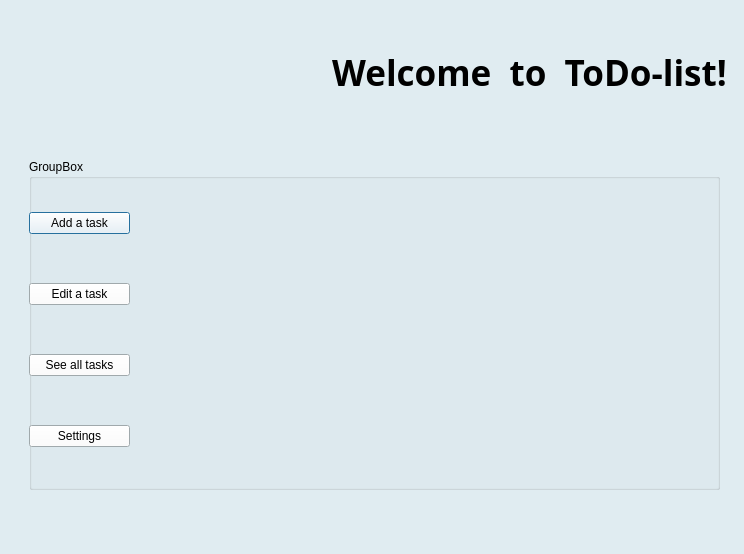
<?xml version="1.0" encoding="UTF-8"?>
<ui version="4.0">
 <class>Dialog</class>
 <widget class="QDialog" name="Dialog">
  <property name="geometry">
   <rect>
    <x>0</x>
    <y>0</y>
    <width>744</width>
    <height>554</height>
   </rect>
  </property>
  <property name="palette">
   <palette>
    <active>
     <colorrole role="WindowText">
      <brush brushstyle="SolidPattern">
       <color alpha="255">
        <red>0</red>
        <green>0</green>
        <blue>0</blue>
       </color>
      </brush>
     </colorrole>
     <colorrole role="Button">
      <brush brushstyle="SolidPattern">
       <color alpha="255">
        <red>255</red>
        <green>255</green>
        <blue>255</blue>
       </color>
      </brush>
     </colorrole>
     <colorrole role="Light">
      <brush brushstyle="SolidPattern">
       <color alpha="255">
        <red>255</red>
        <green>255</green>
        <blue>255</blue>
       </color>
      </brush>
     </colorrole>
     <colorrole role="Midlight">
      <brush brushstyle="SolidPattern">
       <color alpha="255">
        <red>255</red>
        <green>255</green>
        <blue>255</blue>
       </color>
      </brush>
     </colorrole>
     <colorrole role="Dark">
      <brush brushstyle="SolidPattern">
       <color alpha="255">
        <red>127</red>
        <green>127</green>
        <blue>127</blue>
       </color>
      </brush>
     </colorrole>
     <colorrole role="Mid">
      <brush brushstyle="SolidPattern">
       <color alpha="255">
        <red>170</red>
        <green>170</green>
        <blue>170</blue>
       </color>
      </brush>
     </colorrole>
     <colorrole role="Text">
      <brush brushstyle="SolidPattern">
       <color alpha="255">
        <red>0</red>
        <green>0</green>
        <blue>0</blue>
       </color>
      </brush>
     </colorrole>
     <colorrole role="BrightText">
      <brush brushstyle="SolidPattern">
       <color alpha="255">
        <red>255</red>
        <green>255</green>
        <blue>255</blue>
       </color>
      </brush>
     </colorrole>
     <colorrole role="ButtonText">
      <brush brushstyle="SolidPattern">
       <color alpha="255">
        <red>0</red>
        <green>0</green>
        <blue>0</blue>
       </color>
      </brush>
     </colorrole>
     <colorrole role="Base">
      <brush brushstyle="SolidPattern">
       <color alpha="255">
        <red>255</red>
        <green>255</green>
        <blue>255</blue>
       </color>
      </brush>
     </colorrole>
     <colorrole role="Window">
      <brush brushstyle="SolidPattern">
       <color alpha="255">
        <red>224</red>
        <green>236</green>
        <blue>241</blue>
       </color>
      </brush>
     </colorrole>
     <colorrole role="Shadow">
      <brush brushstyle="SolidPattern">
       <color alpha="255">
        <red>0</red>
        <green>0</green>
        <blue>0</blue>
       </color>
      </brush>
     </colorrole>
     <colorrole role="AlternateBase">
      <brush brushstyle="SolidPattern">
       <color alpha="255">
        <red>255</red>
        <green>255</green>
        <blue>255</blue>
       </color>
      </brush>
     </colorrole>
     <colorrole role="ToolTipBase">
      <brush brushstyle="SolidPattern">
       <color alpha="255">
        <red>255</red>
        <green>255</green>
        <blue>220</blue>
       </color>
      </brush>
     </colorrole>
     <colorrole role="ToolTipText">
      <brush brushstyle="SolidPattern">
       <color alpha="255">
        <red>0</red>
        <green>0</green>
        <blue>0</blue>
       </color>
      </brush>
     </colorrole>
     <colorrole role="PlaceholderText">
      <brush brushstyle="SolidPattern">
       <color alpha="127">
        <red>0</red>
        <green>0</green>
        <blue>0</blue>
       </color>
      </brush>
     </colorrole>
    </active>
    <inactive>
     <colorrole role="WindowText">
      <brush brushstyle="SolidPattern">
       <color alpha="255">
        <red>0</red>
        <green>0</green>
        <blue>0</blue>
       </color>
      </brush>
     </colorrole>
     <colorrole role="Button">
      <brush brushstyle="SolidPattern">
       <color alpha="255">
        <red>255</red>
        <green>255</green>
        <blue>255</blue>
       </color>
      </brush>
     </colorrole>
     <colorrole role="Light">
      <brush brushstyle="SolidPattern">
       <color alpha="255">
        <red>255</red>
        <green>255</green>
        <blue>255</blue>
       </color>
      </brush>
     </colorrole>
     <colorrole role="Midlight">
      <brush brushstyle="SolidPattern">
       <color alpha="255">
        <red>255</red>
        <green>255</green>
        <blue>255</blue>
       </color>
      </brush>
     </colorrole>
     <colorrole role="Dark">
      <brush brushstyle="SolidPattern">
       <color alpha="255">
        <red>127</red>
        <green>127</green>
        <blue>127</blue>
       </color>
      </brush>
     </colorrole>
     <colorrole role="Mid">
      <brush brushstyle="SolidPattern">
       <color alpha="255">
        <red>170</red>
        <green>170</green>
        <blue>170</blue>
       </color>
      </brush>
     </colorrole>
     <colorrole role="Text">
      <brush brushstyle="SolidPattern">
       <color alpha="255">
        <red>0</red>
        <green>0</green>
        <blue>0</blue>
       </color>
      </brush>
     </colorrole>
     <colorrole role="BrightText">
      <brush brushstyle="SolidPattern">
       <color alpha="255">
        <red>255</red>
        <green>255</green>
        <blue>255</blue>
       </color>
      </brush>
     </colorrole>
     <colorrole role="ButtonText">
      <brush brushstyle="SolidPattern">
       <color alpha="255">
        <red>0</red>
        <green>0</green>
        <blue>0</blue>
       </color>
      </brush>
     </colorrole>
     <colorrole role="Base">
      <brush brushstyle="SolidPattern">
       <color alpha="255">
        <red>255</red>
        <green>255</green>
        <blue>255</blue>
       </color>
      </brush>
     </colorrole>
     <colorrole role="Window">
      <brush brushstyle="SolidPattern">
       <color alpha="255">
        <red>224</red>
        <green>236</green>
        <blue>241</blue>
       </color>
      </brush>
     </colorrole>
     <colorrole role="Shadow">
      <brush brushstyle="SolidPattern">
       <color alpha="255">
        <red>0</red>
        <green>0</green>
        <blue>0</blue>
       </color>
      </brush>
     </colorrole>
     <colorrole role="AlternateBase">
      <brush brushstyle="SolidPattern">
       <color alpha="255">
        <red>255</red>
        <green>255</green>
        <blue>255</blue>
       </color>
      </brush>
     </colorrole>
     <colorrole role="ToolTipBase">
      <brush brushstyle="SolidPattern">
       <color alpha="255">
        <red>255</red>
        <green>255</green>
        <blue>220</blue>
       </color>
      </brush>
     </colorrole>
     <colorrole role="ToolTipText">
      <brush brushstyle="SolidPattern">
       <color alpha="255">
        <red>0</red>
        <green>0</green>
        <blue>0</blue>
       </color>
      </brush>
     </colorrole>
     <colorrole role="PlaceholderText">
      <brush brushstyle="SolidPattern">
       <color alpha="127">
        <red>0</red>
        <green>0</green>
        <blue>0</blue>
       </color>
      </brush>
     </colorrole>
    </inactive>
    <disabled>
     <colorrole role="WindowText">
      <brush brushstyle="SolidPattern">
       <color alpha="255">
        <red>127</red>
        <green>127</green>
        <blue>127</blue>
       </color>
      </brush>
     </colorrole>
     <colorrole role="Button">
      <brush brushstyle="SolidPattern">
       <color alpha="255">
        <red>255</red>
        <green>255</green>
        <blue>255</blue>
       </color>
      </brush>
     </colorrole>
     <colorrole role="Light">
      <brush brushstyle="SolidPattern">
       <color alpha="255">
        <red>255</red>
        <green>255</green>
        <blue>255</blue>
       </color>
      </brush>
     </colorrole>
     <colorrole role="Midlight">
      <brush brushstyle="SolidPattern">
       <color alpha="255">
        <red>255</red>
        <green>255</green>
        <blue>255</blue>
       </color>
      </brush>
     </colorrole>
     <colorrole role="Dark">
      <brush brushstyle="SolidPattern">
       <color alpha="255">
        <red>127</red>
        <green>127</green>
        <blue>127</blue>
       </color>
      </brush>
     </colorrole>
     <colorrole role="Mid">
      <brush brushstyle="SolidPattern">
       <color alpha="255">
        <red>170</red>
        <green>170</green>
        <blue>170</blue>
       </color>
      </brush>
     </colorrole>
     <colorrole role="Text">
      <brush brushstyle="SolidPattern">
       <color alpha="255">
        <red>127</red>
        <green>127</green>
        <blue>127</blue>
       </color>
      </brush>
     </colorrole>
     <colorrole role="BrightText">
      <brush brushstyle="SolidPattern">
       <color alpha="255">
        <red>255</red>
        <green>255</green>
        <blue>255</blue>
       </color>
      </brush>
     </colorrole>
     <colorrole role="ButtonText">
      <brush brushstyle="SolidPattern">
       <color alpha="255">
        <red>127</red>
        <green>127</green>
        <blue>127</blue>
       </color>
      </brush>
     </colorrole>
     <colorrole role="Base">
      <brush brushstyle="SolidPattern">
       <color alpha="255">
        <red>224</red>
        <green>236</green>
        <blue>241</blue>
       </color>
      </brush>
     </colorrole>
     <colorrole role="Window">
      <brush brushstyle="SolidPattern">
       <color alpha="255">
        <red>224</red>
        <green>236</green>
        <blue>241</blue>
       </color>
      </brush>
     </colorrole>
     <colorrole role="Shadow">
      <brush brushstyle="SolidPattern">
       <color alpha="255">
        <red>0</red>
        <green>0</green>
        <blue>0</blue>
       </color>
      </brush>
     </colorrole>
     <colorrole role="AlternateBase">
      <brush brushstyle="SolidPattern">
       <color alpha="255">
        <red>255</red>
        <green>255</green>
        <blue>255</blue>
       </color>
      </brush>
     </colorrole>
     <colorrole role="ToolTipBase">
      <brush brushstyle="SolidPattern">
       <color alpha="255">
        <red>255</red>
        <green>255</green>
        <blue>220</blue>
       </color>
      </brush>
     </colorrole>
     <colorrole role="ToolTipText">
      <brush brushstyle="SolidPattern">
       <color alpha="255">
        <red>0</red>
        <green>0</green>
        <blue>0</blue>
       </color>
      </brush>
     </colorrole>
     <colorrole role="PlaceholderText">
      <brush brushstyle="SolidPattern">
       <color alpha="127">
        <red>127</red>
        <green>127</green>
        <blue>127</blue>
       </color>
      </brush>
     </colorrole>
    </disabled>
   </palette>
  </property>
  <property name="windowTitle">
   <string>Dialog</string>
  </property>
  <widget class="QWidget" name="horizontalLayoutWidget">
   <property name="geometry">
    <rect>
     <x>10</x>
     <y>10</y>
     <width>731</width>
     <height>124</height>
    </rect>
   </property>
   <layout class="QHBoxLayout" name="horizontalLayout">
    <property name="spacing">
     <number>0</number>
    </property>
    <property name="leftMargin">
     <number>10</number>
    </property>
    <property name="rightMargin">
     <number>14</number>
    </property>
    <item>
     <widget class="QLabel" name="label_2">
      <property name="text">
       <string/>
      </property>
      <property name="pixmap">
       <pixmap>D:/Git/ToDo-list/img.png</pixmap>
      </property>
     </widget>
    </item>
    <item>
     <widget class="QLabel" name="label">
      <property name="font">
       <font>
        <family>Rubik</family>
        <pointsize>26</pointsize>
        <bold>true</bold>
       </font>
      </property>
      <property name="text">
       <string>Welcome  to  ToDo-list!</string>
      </property>
      <property name="textFormat">
       <enum>Qt::AutoText</enum>
      </property>
      <property name="scaledContents">
       <bool>false</bool>
      </property>
      <property name="alignment">
       <set>Qt::AlignCenter</set>
      </property>
      <property name="wordWrap">
       <bool>false</bool>
      </property>
      <property name="margin">
       <number>33</number>
      </property>
     </widget>
    </item>
   </layout>
  </widget>
  <widget class="QGroupBox" name="groupBox">
   <property name="geometry">
    <rect>
     <x>29</x>
     <y>159</y>
     <width>691</width>
     <height>331</height>
    </rect>
   </property>
   <property name="title">
    <string>GroupBox</string>
   </property>
   <widget class="QWidget" name="gridLayoutWidget">
    <property name="geometry">
     <rect>
      <x>0</x>
      <y>10</y>
      <width>101</width>
      <height>321</height>
     </rect>
    </property>
    <layout class="QGridLayout" name="gridLayout">
     <item row="0" column="0">
      <widget class="QPushButton" name="pushButton">
       <property name="text">
        <string>Add a task</string>
       </property>
      </widget>
     </item>
     <item row="3" column="0">
      <widget class="QPushButton" name="pushButton_2">
       <property name="text">
        <string>Settings</string>
       </property>
      </widget>
     </item>
     <item row="1" column="0">
      <widget class="QPushButton" name="pushButton_3">
       <property name="text">
        <string>Edit a task</string>
       </property>
      </widget>
     </item>
     <item row="2" column="0">
      <widget class="QPushButton" name="pushButton_4">
       <property name="text">
        <string>See all tasks</string>
       </property>
      </widget>
     </item>
    </layout>
   </widget>
  </widget>
 </widget>
 <resources/>
 <connections/>
</ui>
